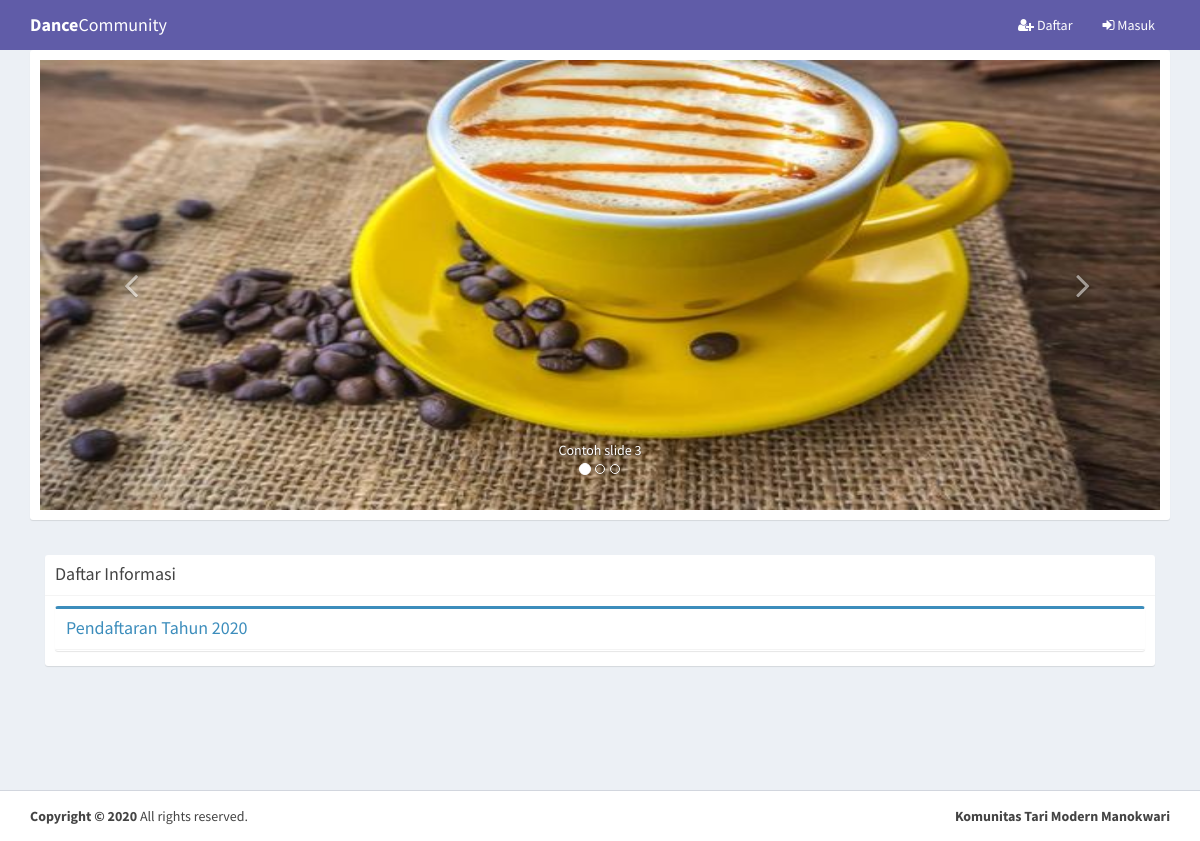
The app's page /home.php with its own data.
### tables this page shows
CREATE TABLE `slide` (
  `idslide` int(11) NOT NULL,
  `nama_slide` varchar(128) NOT NULL,
  `foto_slide` varchar(128) NOT NULL,
  `create_at` int(11) NOT NULL,
  `create_by` int(11) NOT NULL,
  `update_at` int(11) NOT NULL,
  `update_by` int(11) NOT NULL
);

CREATE TABLE `informasi` (
  `idinfo` int(11) NOT NULL,
  `judul_info` varchar(128) NOT NULL,
  `isi_info` text NOT NULL,
  `create_at` int(11) NOT NULL,
  `create_by` int(11) NOT NULL,
  `update_at` int(11) NOT NULL,
  `update_by` int(11) NOT NULL
);

### config/fungsi.php (called while the page is built, shortened)
<?php
$base_url= ((isset($_SERVER['HTTPS']) && $_SERVER['HTTPS'] == "on") ? "https" : "http");
$base_url.= "://".$_SERVER['HTTP_HOST'];
$base_url.= str_replace(basename($_SERVER['SCRIPT_NAME']),"",$_SERVER['SCRIPT_NAME']);

### home.php (the view, shortened to what this page needs)
<?php
include ('config/fungsi.php');
include ('config/header.php');
?>
<header class="main-header">
    <nav class="navbar navbar-static-top">
        <div class="container">
            <div class="navbar-header">
                <a href="<?=$base_url;?>" class="navbar-brand"><b>Dance</b>Community</a>
            </div>
            <div class="navbar-custom-menu">
                <ul class="nav navbar-nav">
                    <li><a href="<?=$base_url;?>register.php"><i class="fa fa-user-plus"></i> Daftar</a></li>
                    <li><a href="<?=$base_url;?>login.php"><i class="fa fa-sign-in"></i> Masuk</a></li>
                </ul>
            </div>
        </div>
    </nav>
</header>
<div class="content-wrapper">
    <div class="container">
        <div class="box box-solid">
            <div class="box-body">
                <div id="carousel-example-generic" class="carousel slide" data-ride="carousel">
                    <ol class="carousel-indicators">
                        <?php
                        $n=0;
                        $query = mysqli_query($con,"SELECT * FROM slide ORDER BY idslide DESC")or die(mysqli_error($con));
                        while($r = mysqli_fetch_array($query)): ?>
                        <li data-target="#carousel-example-generic" data-slide-to="<?=$n;?>"
                            <?=$n==0?'class="active"':'';?>></li>
                        <?php $n++; endwhile;?>
                    </ol>
                    <div class="carousel-inner">
                        <?php
                        $n=0;
                        $query = mysqli_query($con,"SELECT * FROM slide ORDER BY idslide DESC")or die(mysqli_error($con));
                        while($row = mysqli_fetch_array($query)): ?>
                        <div class="item <?=$n==0?'active':'';?>">
                            <img src="<?=$base_url;?>/uploads/<?=$row['foto_slide'];?>" alt="<?=$row['foto_slide'];?>"
                                style="height:450px;width:100%;">
                            <div class="carousel-caption">
                                <?=$row['nama_slide'];?>
                            </div>
                        </div>
                        <?php $n++; endwhile;?>
                    </div>
                    <a class="left carousel-control" href="#carousel-example-generic" data-slide="prev">
                        <span class="fa fa-angle-left"></span>
                    </a>
                    <a class="right carousel-control" href="#carousel-example-generic" data-slide="next">
                        <span class="fa fa-angle-right"></span>
                    </a>
                </div>
            </div>
        </div>
        <section class="content">
            <div class="row">
                <div class="col-md-12">
                    <div class="box box-solid">
                        <div class="box-header with-border">
                            <h3 class="box-title">Daftar Informasi</h3>
                        </div>
                        <div class="box-body">
                            <div class="box-group" id="accordion">
                                <?php
                                $query = mysqli_query($con,"SELECT * FROM informasi ORDER BY idinfo DESC")or die(mysqli_error($con));
                                while($row = mysqli_fetch_array($query)):
                                ?>
                                <div class="panel box box-primary">
                                    <div class="box-header with-border">
                                        <h4 class="box-title">
                                            <a data-toggle="collapse" data-parent="#accordion"
                                                href="#collapse<?=$row['idinfo'];?>">
                                                <?=$row['judul_info'];?>
                                            </a>
                                        </h4>
                                    </div>
                                </div>
                                <?php endwhile;?>
                            </div>
                        </div>
                    </div>
                </div>
            </div>
        </section>
    </div>
</div>
<?php
    include ('config/footer.php');
?>

### records on screen
slide: foto_slide (picture), nama_slide "Contoh slide 3"
informasi: judul_info "Pendaftaran Tahun 2020"
